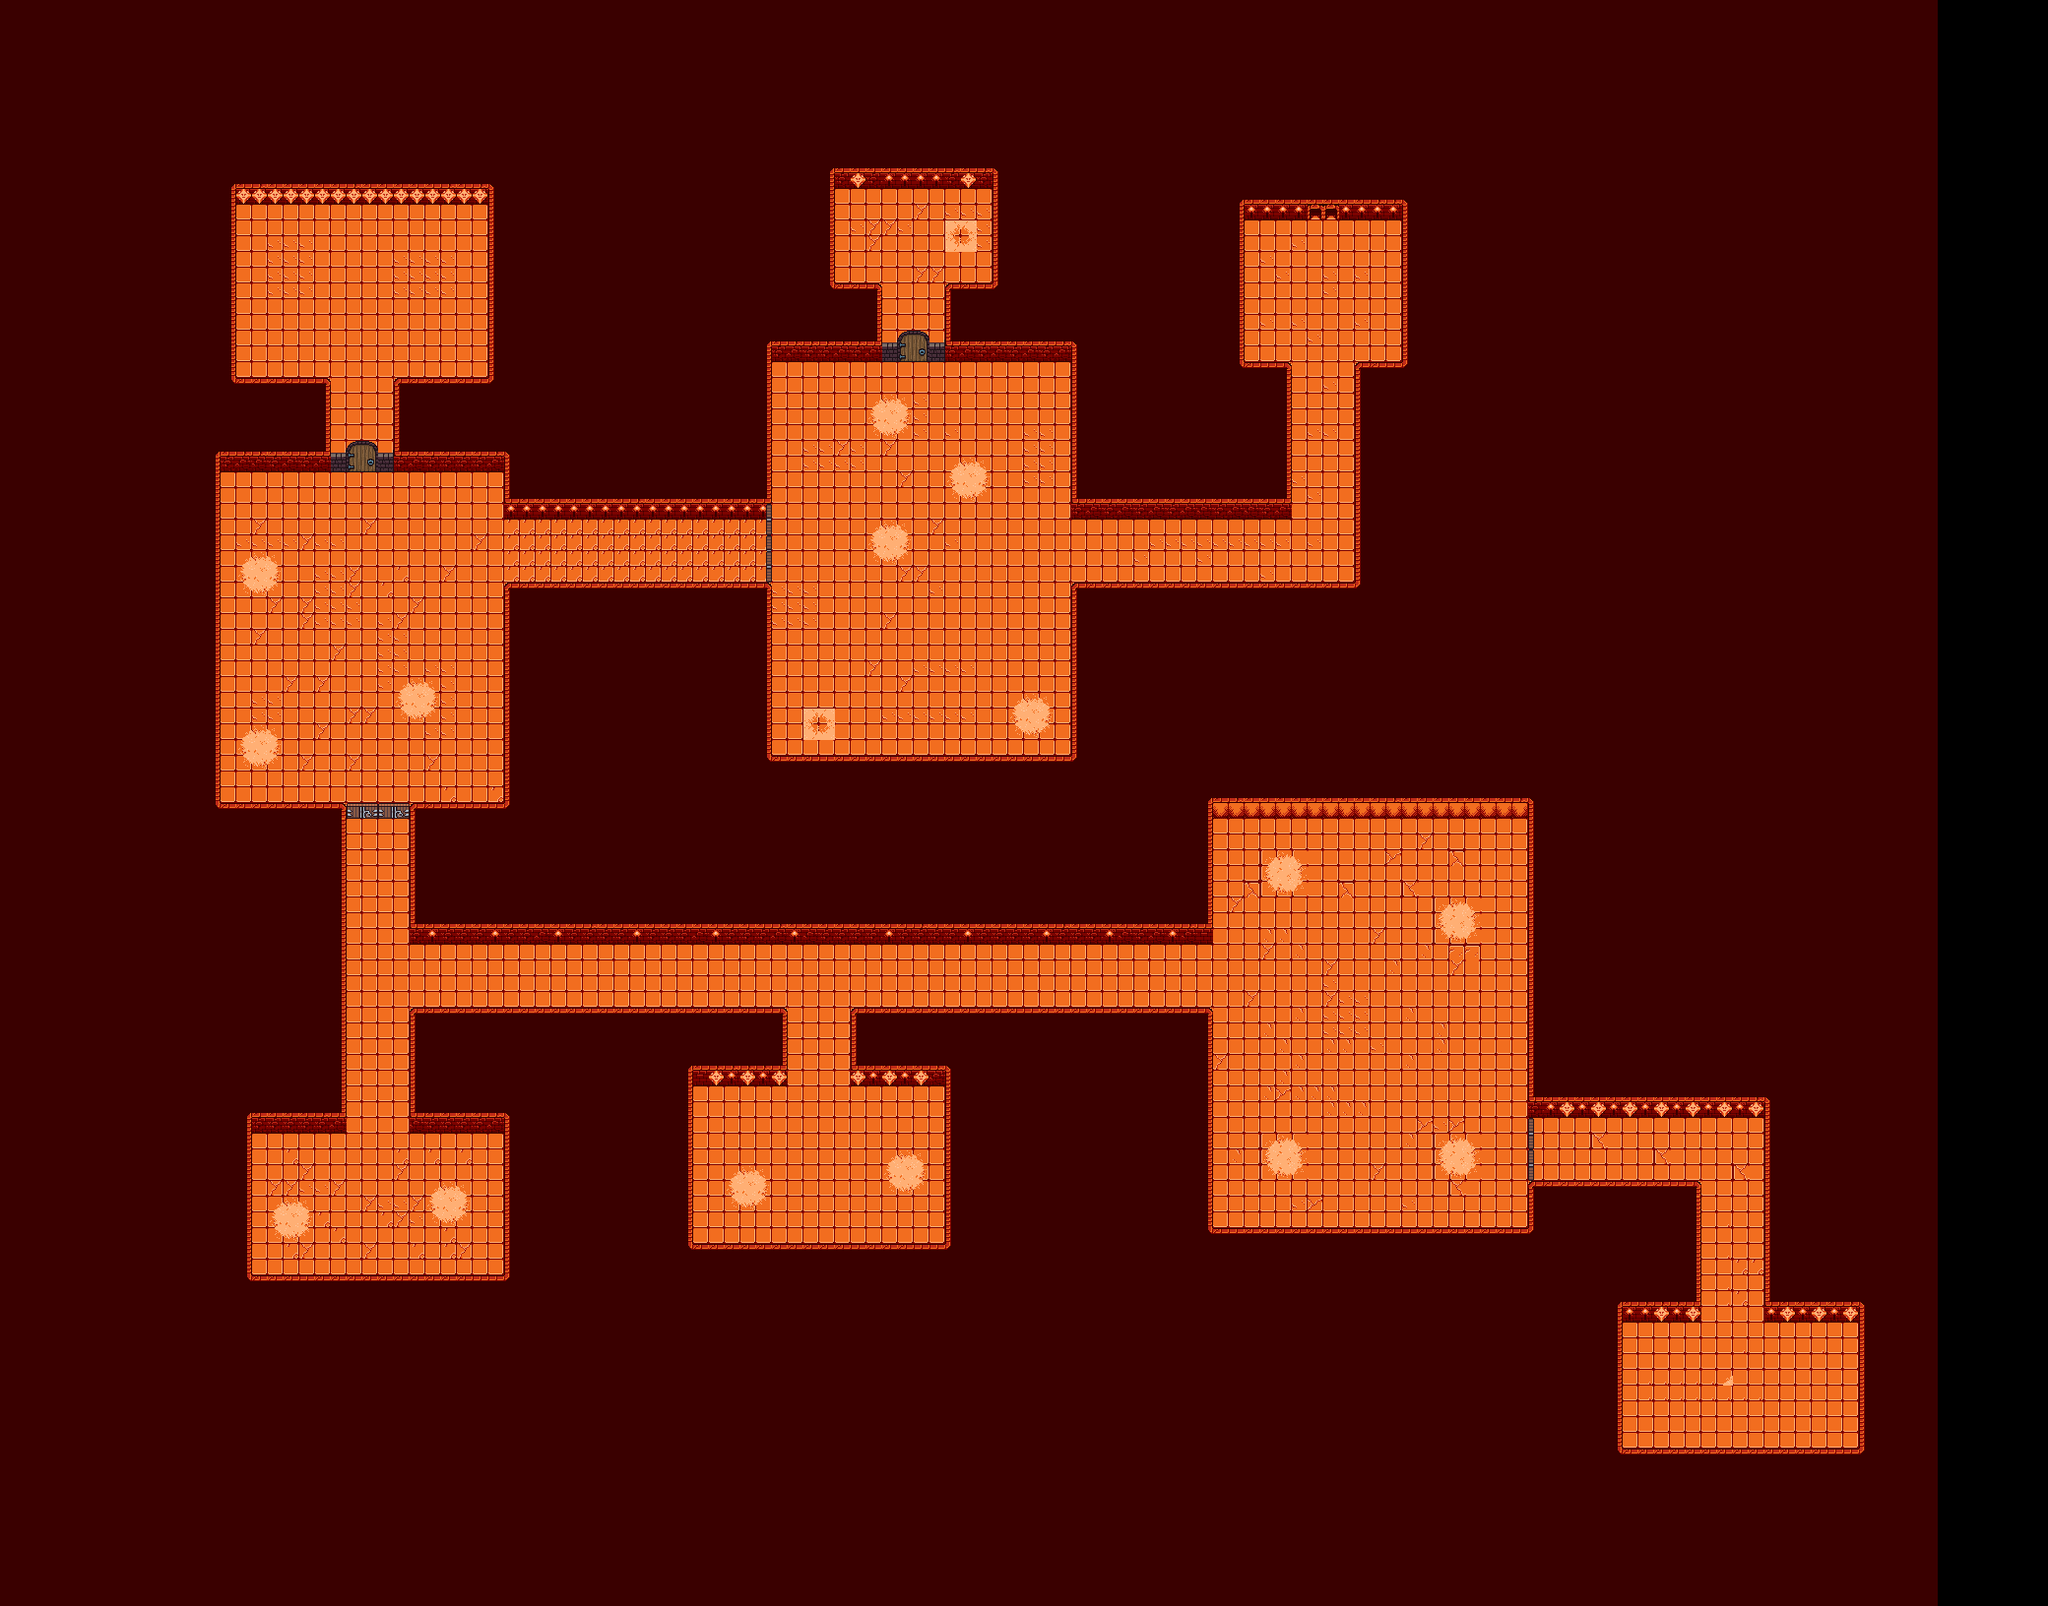

A 2D game scene composited from a Tiled map and its tileset images. What follows is a short description and the map's XML, with each tile layer's data collapsed to a summary:
An orthogonal 130x102 tile map with 16x16 px tiles, 10 tile layers (BG, Floor, Wall, Decoration, ...), 2 hidden layers not drawn, 3 tilesets and 97 objects (Gate1Object, Gate2Object, Gate3Object, Gate4Object, Gate5Object, ...).

<map version="1.10" tiledversion="1.10.1" orientation="orthogonal" renderorder="right-down" width="130" height="102" tilewidth="16" tileheight="16" infinite="0" nextlayerid="28" nextobjectid="126">
 <properties>
  <property name="boundary" type="bool" value="true" />
 </properties>
 <tileset firstgid="1" source="0x72_16x16DungeonTileset.v5.tsx" />
 <tileset firstgid="513" source="DesertSands.tsx" />
 <tileset firstgid="591" source="t1.tsx" />
 <layer id="10" name="BG" width="130" height="102" locked="1">
  <data>[13260 cells, 12546 non-empty, 1 distinct tile ids]</data>
 </layer>
 <layer id="9" name="Floor" width="130" height="102">
  <data>[13260 cells, 2752 non-empty, 18 distinct tile ids]</data>
 </layer>
 <layer id="8" name="Wall" width="130" height="102">
  <data>[13260 cells, 1011 non-empty, 25 distinct tile ids]</data>
 </layer>
 <layer id="7" name="Decoration" width="130" height="102">
  <data>[13260 cells, 0 non-empty, 0 distinct tile ids]</data>
 </layer>
 <layer id="14" name="BrokenGates" width="130" height="102">
  <data>[13260 cells, 0 non-empty, 0 distinct tile ids]</data>
 </layer>
 <layer id="21" name="Gate1" width="130" height="102">
  <data>[13260 cells, 4 non-empty, 4 distinct tile ids]</data>
 </layer>
 <layer id="22" name="Gate1Broken" width="130" height="102" visible="0">
  <data>[13260 cells, 4 non-empty, 4 distinct tile ids]</data>
 </layer>
 <layer id="17" name="Gate2" width="130" height="102">
  <data>[13260 cells, 5 non-empty, 2 distinct tile ids]</data>
 </layer>
 <layer id="23" name="Gate3" width="130" height="102">
  <data>[13260 cells, 4 non-empty, 4 distinct tile ids]</data>
 </layer>
 <layer id="24" name="Gate3Broken" width="130" height="102" visible="0">
  <data>[13260 cells, 4 non-empty, 4 distinct tile ids]</data>
 </layer>
 <layer id="19" name="Gate4" width="130" height="102">
  <data>[13260 cells, 4 non-empty, 2 distinct tile ids]</data>
 </layer>
 <layer id="20" name="Gate5" width="130" height="102">
  <data>[13260 cells, 4 non-empty, 2 distinct tile ids]</data>
 </layer>
 <objectgroup id="5" name="ActualWall">
  <properties>
   <property name="boundary" type="bool" value="false" />
  </properties>
  <object id="1" x="1259.86" y="201.482" width="168.799" height="20.8109">
   <properties>
    <property name="boundary" type="bool" value="true" />
   </properties>
  </object>
  <object id="3" x="1425.01" y="200.603" width="16.169" height="171.666">
   <properties>
    <property name="boundary" type="bool" value="true" />
   </properties>
  </object>
  <object id="8" x="1245.7" y="198.585" width="17.9078" height="180.472">
   <properties>
    <property name="boundary" type="bool" value="true" />
   </properties>
  </object>
  <object id="10" x="1257.53" y="369.566" width="52.231" height="13.4308">
   <properties>
    <property name="boundary" type="bool" value="true" />
   </properties>
  </object>
  <object id="11" x="1294.86" y="371.044" width="15.6693" height="152.962">
   <properties>
    <property name="boundary" type="bool" value="true" />
   </properties>
  </object>
  <object id="12" x="1455.28" y="427.478" width="56.708" height="11.9385">
   <properties>
    <property name="boundary" type="bool" value="true" />
   </properties>
  </object>
  <object id="15" x="1377" y="376.86" width="16.0761" height="235.408">
   <properties>
    <property name="boundary" type="bool" value="true" />
   </properties>
  </object>
  <object id="17" x="1092.23" y="593.022" width="299.258" height="13.1673">
   <properties>
    <property name="boundary" type="bool" value="true" />
   </properties>
  </object>
  <object id="19" x="1092.17" y="503.936" width="220.384" height="21.8398">
   <properties>
    <property name="boundary" type="bool" value="true" />
   </properties>
  </object>
  <object id="20" x="1087.52" y="351.072" width="14.5599" height="174.057">
   <properties>
    <property name="boundary" type="bool" value="true" />
   </properties>
  </object>
  <object id="24" x="960.466" y="345.101" width="142.952" height="20.5162">
   <properties>
    <property name="boundary" type="bool" value="true" />
   </properties>
  </object>
  <object id="25" x="959.804" y="296.789" width="14.5599" height="56.9159">
   <properties>
    <property name="boundary" type="bool" value="true" />
   </properties>
  </object>
  <object id="26" x="960.466" y="288.847" width="51.6214" height="10.589">
   <properties>
    <property name="boundary" type="bool" value="true" />
   </properties>
  </object>
  <object id="27" x="1008.78" y="171.044" width="17.869" height="130.377">
   <properties>
    <property name="boundary" type="bool" value="true" />
   </properties>
  </object>
  <object id="28" x="840.678" y="165.088" width="186.631" height="24.4871">
   <properties>
    <property name="boundary" type="bool" value="true" />
   </properties>
  </object>
  <object id="29" x="827.441" y="165.088" width="17.869" height="129.054">
   <properties>
    <property name="boundary" type="bool" value="true" />
   </properties>
  </object>
  <object id="30" x="827.441" y="289.509" width="65.5195" height="11.2508">
   <properties>
    <property name="boundary" type="bool" value="true" />
   </properties>
  </object>
  <object id="31" x="883.034" y="289.509" width="11.9126" height="56.2541">
   <properties>
    <property name="boundary" type="bool" value="true" />
   </properties>
  </object>
  <object id="33" x="782.438" y="338.483" width="112.508" height="27.7962">
   <properties>
    <property name="boundary" type="bool" value="true" />
   </properties>
  </object>
  <object id="34" x="763.246" y="338.483" width="20.5162" height="185.97">
   <properties>
    <property name="boundary" type="bool" value="true" />
   </properties>
  </object>
  <object id="35" x="1088.2" y="592.619" width="15.8835" height="180.013">
   <properties>
    <property name="boundary" type="bool" value="true" />
   </properties>
  </object>
  <object id="36" x="781.114" y="769.985" width="324.289" height="11.2508">
   <properties>
    <property name="boundary" type="bool" value="true" />
   </properties>
  </object>
  <object id="39" x="769.878" y="593.462" width="12.5745" height="188.436">
   <properties>
    <property name="boundary" type="bool" value="true" />
   </properties>
  </object>
  <object id="40" x="514.404" y="504.598" width="264.725" height="21.178">
   <properties>
    <property name="boundary" type="bool" value="true" />
   </properties>
  </object>
  <object id="41" x="513.005" y="593.281" width="267.448" height="12.5745">
   <properties>
    <property name="boundary" type="bool" value="true" />
   </properties>
  </object>
  <object id="44" x="512.422" y="458.921" width="6.41222" height="65.8851">
   <properties>
    <property name="boundary" type="bool" value="true" />
   </properties>
  </object>
  <object id="45" x="400.029" y="458.437" width="116.774" height="13.1945">
   <properties>
    <property name="boundary" type="bool" value="true" />
   </properties>
  </object>
  <object id="46" x="400.514" y="385.285" width="13.5646" height="72.6674">
   <properties>
    <property name="boundary" type="bool" value="true" />
   </properties>
  </object>
  <object id="47" x="400.514" y="383.832" width="101.25" height="12.5957">
   <properties>
    <property name="boundary" type="bool" value="true" />
   </properties>
  </object>
  <object id="48" x="495.888" y="186.63" width="13.0801" height="210.251">
   <properties>
    <property name="boundary" type="bool" value="true" />
   </properties>
  </object>
  </objectgroup>
 <objectgroup id="6" name="ActualGate">
  <!-- 21 objects omitted --></objectgroup>
 <objectgroup id="27" name="ChortPosition">
  <!-- 16 objects omitted --></objectgroup>
 <objectgroup id="26" name="NecromancerPosition" opacity="0.13">
  <!-- 7 objects omitted --></objectgroup>
 <objectgroup id="25" name="PortalPosition">
  <!-- 1 objects omitted --></objectgroup>
</map>
<!-- 67 of 97 objects omitted -->
